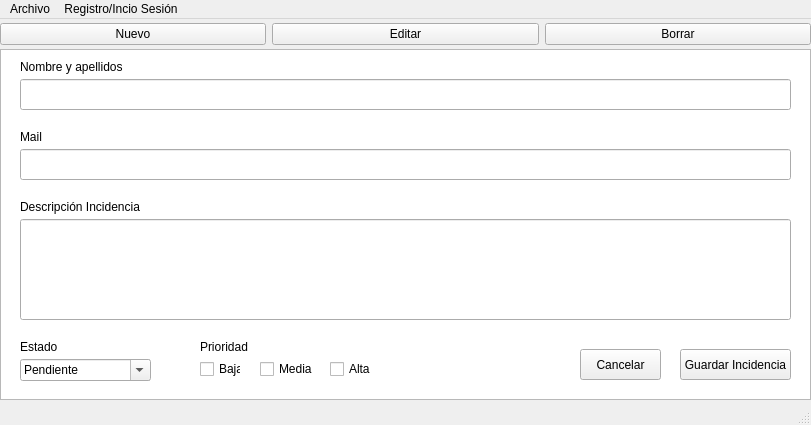
<?xml version="1.0" encoding="UTF-8"?>
<ui version="4.0">
 <class>MainWindow</class>
 <widget class="QMainWindow" name="MainWindow">
  <property name="geometry">
   <rect>
    <x>0</x>
    <y>0</y>
    <width>811</width>
    <height>425</height>
   </rect>
  </property>
  <property name="windowTitle">
   <string>MainWindow</string>
  </property>
  <widget class="QWidget" name="centralwidget">
   <widget class="QWidget" name="horizontalLayoutWidget">
    <property name="geometry">
     <rect>
      <x>0</x>
      <y>0</y>
      <width>811</width>
      <height>31</height>
     </rect>
    </property>
    <layout class="QHBoxLayout" name="horizontalLayout">
     <item>
      <widget class="QPushButton" name="pushButton_3">
       <property name="text">
        <string>Nuevo</string>
       </property>
      </widget>
     </item>
     <item>
      <widget class="QPushButton" name="pushButton_2">
       <property name="text">
        <string>Editar</string>
       </property>
      </widget>
     </item>
     <item>
      <widget class="QPushButton" name="pushButton">
       <property name="text">
        <string>Borrar</string>
       </property>
      </widget>
     </item>
    </layout>
   </widget>
   <widget class="QListView" name="listView">
    <property name="geometry">
     <rect>
      <x>0</x>
      <y>30</y>
      <width>811</width>
      <height>351</height>
     </rect>
    </property>
   </widget>
   <widget class="QLabel" name="label">
    <property name="geometry">
     <rect>
      <x>20</x>
      <y>40</y>
      <width>161</width>
      <height>16</height>
     </rect>
    </property>
    <property name="text">
     <string>Nombre y apellidos</string>
    </property>
   </widget>
   <widget class="QLabel" name="label_2">
    <property name="geometry">
     <rect>
      <x>20</x>
      <y>320</y>
      <width>49</width>
      <height>16</height>
     </rect>
    </property>
    <property name="text">
     <string>Estado</string>
    </property>
   </widget>
   <widget class="QLabel" name="label_3">
    <property name="geometry">
     <rect>
      <x>20</x>
      <y>180</y>
      <width>131</width>
      <height>16</height>
     </rect>
    </property>
    <property name="text">
     <string>Descripción Incidencia</string>
    </property>
   </widget>
   <widget class="QLineEdit" name="lineEdit">
    <property name="geometry">
     <rect>
      <x>20</x>
      <y>60</y>
      <width>771</width>
      <height>31</height>
     </rect>
    </property>
   </widget>
   <widget class="QLineEdit" name="lineEdit_2">
    <property name="geometry">
     <rect>
      <x>20</x>
      <y>200</y>
      <width>771</width>
      <height>101</height>
     </rect>
    </property>
   </widget>
   <widget class="QLabel" name="label_4">
    <property name="geometry">
     <rect>
      <x>20</x>
      <y>110</y>
      <width>161</width>
      <height>16</height>
     </rect>
    </property>
    <property name="text">
     <string>Mail</string>
    </property>
   </widget>
   <widget class="QLineEdit" name="lineEdit_3">
    <property name="geometry">
     <rect>
      <x>20</x>
      <y>130</y>
      <width>771</width>
      <height>31</height>
     </rect>
    </property>
   </widget>
   <widget class="QComboBox" name="comboBox">
    <property name="geometry">
     <rect>
      <x>20</x>
      <y>340</y>
      <width>131</width>
      <height>22</height>
     </rect>
    </property>
    <property name="editable">
     <bool>true</bool>
    </property>
    <item>
     <property name="text">
      <string>Pendiente</string>
     </property>
    </item>
    <item>
     <property name="text">
      <string>En proceso</string>
     </property>
    </item>
    <item>
     <property name="text">
      <string>Resuelta</string>
     </property>
    </item>
   </widget>
   <widget class="QLabel" name="label_5">
    <property name="geometry">
     <rect>
      <x>200</x>
      <y>320</y>
      <width>49</width>
      <height>16</height>
     </rect>
    </property>
    <property name="text">
     <string>Prioridad</string>
    </property>
   </widget>
   <widget class="QCheckBox" name="checkBox">
    <property name="geometry">
     <rect>
      <x>200</x>
      <y>340</y>
      <width>41</width>
      <height>20</height>
     </rect>
    </property>
    <property name="text">
     <string>Baja</string>
    </property>
   </widget>
   <widget class="QCheckBox" name="checkBox_2">
    <property name="geometry">
     <rect>
      <x>260</x>
      <y>340</y>
      <width>61</width>
      <height>20</height>
     </rect>
    </property>
    <property name="text">
     <string>Media</string>
    </property>
   </widget>
   <widget class="QCheckBox" name="checkBox_3">
    <property name="geometry">
     <rect>
      <x>330</x>
      <y>340</y>
      <width>41</width>
      <height>20</height>
     </rect>
    </property>
    <property name="text">
     <string>Alta</string>
    </property>
   </widget>
   <widget class="QPushButton" name="pushButton_4">
    <property name="geometry">
     <rect>
      <x>580</x>
      <y>330</y>
      <width>81</width>
      <height>31</height>
     </rect>
    </property>
    <property name="text">
     <string>Cancelar</string>
    </property>
   </widget>
   <widget class="QPushButton" name="pushButton_5">
    <property name="geometry">
     <rect>
      <x>680</x>
      <y>330</y>
      <width>111</width>
      <height>31</height>
     </rect>
    </property>
    <property name="text">
     <string>Guardar Incidencia</string>
    </property>
   </widget>
   <zorder>listView</zorder>
   <zorder>horizontalLayoutWidget</zorder>
   <zorder>label</zorder>
   <zorder>label_2</zorder>
   <zorder>label_3</zorder>
   <zorder>lineEdit</zorder>
   <zorder>lineEdit_2</zorder>
   <zorder>label_4</zorder>
   <zorder>lineEdit_3</zorder>
   <zorder>comboBox</zorder>
   <zorder>label_5</zorder>
   <zorder>checkBox</zorder>
   <zorder>checkBox_2</zorder>
   <zorder>checkBox_3</zorder>
   <zorder>pushButton_4</zorder>
   <zorder>pushButton_5</zorder>
  </widget>
  <widget class="QStatusBar" name="statusbar"/>
  <widget class="QMenuBar" name="menubar">
   <property name="geometry">
    <rect>
     <x>0</x>
     <y>0</y>
     <width>811</width>
     <height>22</height>
    </rect>
   </property>
   <widget class="QMenu" name="menuArchivo">
    <property name="title">
     <string>Archivo</string>
    </property>
    <addaction name="actionAbrir"/>
    <addaction name="separator"/>
    <addaction name="actionCerrar"/>
    <addaction name="separator"/>
   </widget>
   <widget class="QMenu" name="menuRegistro_Incio_Sesi_n">
    <property name="title">
     <string>Registro/Incio Sesión</string>
    </property>
    <addaction name="actionRegistrate"/>
    <addaction name="separator"/>
    <addaction name="actionInica_Sesi_n"/>
   </widget>
   <addaction name="menuArchivo"/>
   <addaction name="menuRegistro_Incio_Sesi_n"/>
  </widget>
  <action name="actionAbrir">
   <property name="icon">
    <iconset theme="QIcon::ThemeIcon::ContactNew"/>
   </property>
   <property name="text">
    <string>Abrir</string>
   </property>
   <property name="shortcut">
    <string>Ctrl+N</string>
   </property>
  </action>
  <action name="actionCerrar">
   <property name="text">
    <string>Cerrar</string>
   </property>
  </action>
  <action name="actionRegistrate">
   <property name="text">
    <string>Registrate</string>
   </property>
  </action>
  <action name="actionInica_Sesi_n">
   <property name="text">
    <string>Inica Sesión</string>
   </property>
  </action>
 </widget>
 <resources/>
 <connections/>
</ui>
